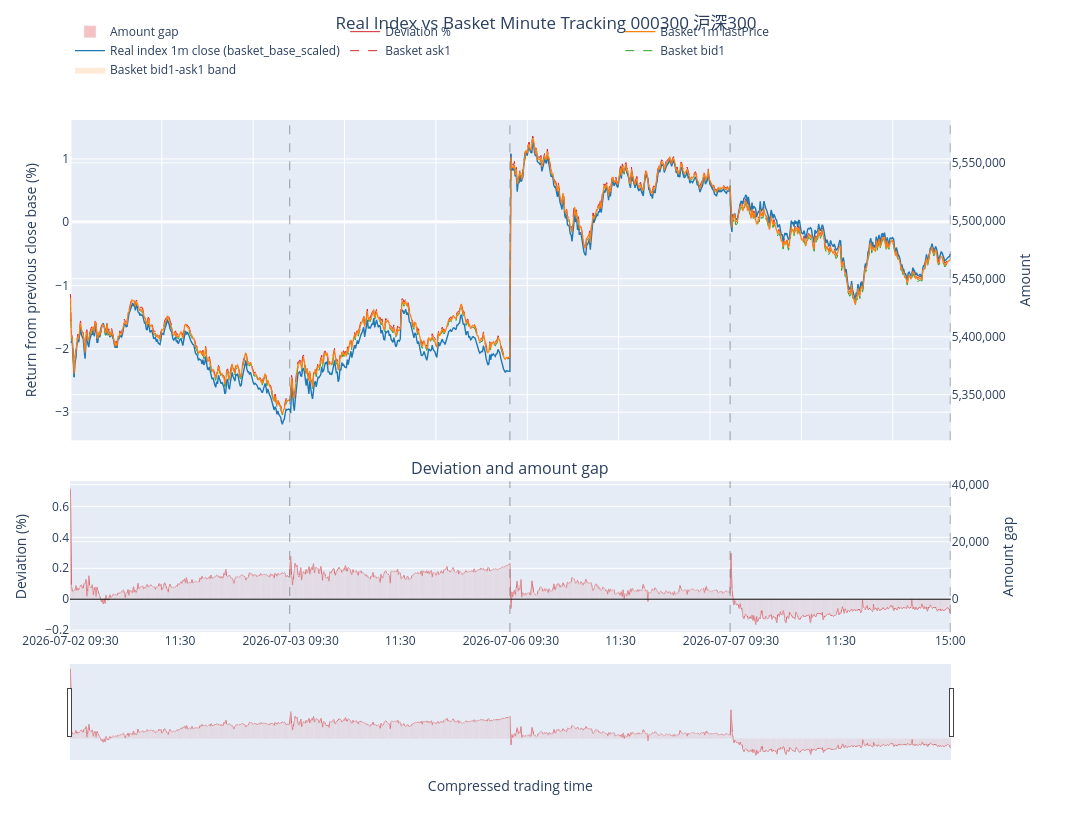

The cell this chart's notebook holds for it:
### Code cell
print("Baseline date:", baseline_date_dash)
print("Using ETF:", using_etf)
print("Weight source:", weight_source)
print("Close weight data date:", closeweight_data_date)
print("Fitting dates:", fitting_date_ls)
print("Adjusting dates:", adjusting_date_ls)
print("Rule file:", rule_file_path)
print("Target stock value:", target_stock_value)
print("Apply corporate actions:", apply_corporate_actions_to_basket)
print("Adjustment allow over budget:", adjustment_allow_over_budget)
print("Adjustment max over budget ratio:", adjustment_max_over_budget_ratio)
print("Real index price caliber:", real_index_price_caliber)
print("Real index amount mode:", real_index_amount_mode)
print("[Daily Tracking Stats]")
display(df_daily_tracking_stats[[
    "fitting_date",
    "diff_mean_pct",
    "diff_std_pct",
    "diff_max_positive_pct",
    "diff_max_negative_pct",
    "diff_pct95_pct",
    "n_minutes",
    "daily_dividend_cash",
    "cumulative_dividend_cash",
    "corporate_action_enabled",
    "real_index_base_price",
    "real_index_price_caliber",
    "real_index_amount_mode",
]])
print("[Quantity Adjustments]:", len(df_quantity_adjustments))
display(df_quantity_adjustments.head(10))
print("[Dividend Records]:", len(df_dividend_records))
display(df_dividend_records.tail(10))
print("[Adjustment Summary]")
display(df_adjustment_summary)
print("[Adjustment Trades]:", len(df_adjustment_trades))
display(df_adjustment_trades.head(10))
print("[Position Schedule]")
display(df_position_schedule.head(5))
print("[Benchmark Base By Date]")
display(df_benchmark_base_by_date)
display(outputs["matplotlib_fig"])
display(outputs["plotly_fig"])

### Figure 1 — Plotly figure (JSON) as saved in the notebook; plotly's stock layout.template omitted (floating-point values rounded to 4 significant figures; data arrays with more than 128 entries replaced by an {"elided": "..."} marker saying what was removed)
{"data": [{"hoverinfo": "skip", "line": {"width": 0}, "mode": "lines", "showlegend": false, "type": "scatter", "x": {"elided": "964 float values"}, "xaxis": "x", "y": {"elided": "964 float values"}, "yaxis": "y"}, {"customdata": {"elided": "964x1 str values"}, "fill": "tonexty", "fillcolor": "rgba(255,127,14,0.16)", "hovertemplate": "Time=%{customdata[0]}<extra></extra>", "line": {"width": 0}, "mode": "lines", "name": "Basket bid1-ask1 band", "type": "scatter", "x": {"elided": "964 float values"}, "xaxis": "x", "y": {"elided": "964 float values"}, "yaxis": "y"}, {"customdata": {"elided": "964x1 str values"}, "hovertemplate": "Time=%{customdata[0]}<br>Return=%{y:.4f}%<extra></extra>", "line": {"color": "#2ca02c", "dash": "dash", "width": 1}, "mode": "lines", "name": "Basket bid1", "type": "scatter", "x": {"elided": "964 float values"}, "xaxis": "x", "y": {"elided": "964 float values"}, "yaxis": "y"}, {"customdata": {"elided": "964x1 str values"}, "hovertemplate": "Time=%{customdata[0]}<br>Return=%{y:.4f}%<extra></extra>", "line": {"color": "#d62728", "dash": "dash", "width": 1}, "mode": "lines", "name": "Basket ask1", "type": "scatter", "x": {"elided": "964 float values"}, "xaxis": "x", "y": {"elided": "964 float values"}, "yaxis": "y"}, {"customdata": {"elided": "964x2 mixed values"}, "hovertemplate": "Time=%{customdata[0]}<br>Return=%{y:.4f}%<br>Amount=%{customdata[1]:,.2f}<extra></extra>", "line": {"color": "#1f77b4", "width": 1.4}, "mode": "lines", "name": "Real index 1m close (basket_base_scaled)", "type": "scatter", "x": {"elided": "964 float values"}, "xaxis": "x", "y": {"elided": "964 float values"}, "yaxis": "y"}, {"customdata": {"elided": "964x2 mixed values"}, "hovertemplate": "Time=%{customdata[0]}<br>Return=%{y:.4f}%<br>Amount=%{customdata[1]:,.2f}<extra></extra>", "line": {"color": "#ff7f0e", "width": 1.2}, "mode": "lines", "name": "Basket 1m lastPrice", "type": "scatter", "x": {"elided": "964 float values"}, "xaxis": "x", "y": {"elided": "964 float values"}, "yaxis": "y"}, {"hoverinfo": "skip", "line": {"width": 0}, "mode": "lines", "opacity": 0, "showlegend": false, "type": "scatter", "x": {"elided": "964 float values"}, "xaxis": "x", "y": {"elided": "964 float values"}, "yaxis": "y2"}, {"hoverinfo": "skip", "line": {"width": 0}, "mode": "lines", "opacity": 0, "showlegend": false, "type": "scatter", "x": {"elided": "964 float values"}, "xaxis": "x", "y": {"elided": "964 float values"}, "yaxis": "y2"}, {"customdata": {"elided": "964x2 mixed values"}, "hovertemplate": "Time=%{customdata[0]}<br>Deviation=%{y:.4f}%<br>Amount gap=%{customdata[1]:,.2f}<extra></extra>", "line": {"color": "#d62728", "width": 1}, "mode": "lines", "name": "Deviation %", "type": "scatter", "x": {"elided": "964 float values"}, "xaxis": "x2", "y": {"elided": "964 float values"}, "yaxis": "y3"}, {"customdata": {"elided": "964x1 str values"}, "hovertemplate": "Time=%{customdata[0]}<br>Amount gap=%{y:,.2f}<extra></extra>", "marker": {"color": "rgba(214,39,40,0.28)"}, "name": "Amount gap", "type": "bar", "x": {"elided": "964 float values"}, "xaxis": "x2", "y": {"elided": "964 float values"}, "yaxis": "y4"}], "layout": {"annotations": [{"font": {"size": 16}, "showarrow": false, "text": "Deviation and amount gap", "x": 0.47, "xanchor": "center", "xref": "paper", "y": 0.2944, "yanchor": "bottom", "yref": "paper"}], "height": 840, "hovermode": "x unified", "legend": {"orientation": "h", "x": 0, "xanchor": "left", "y": 1.07, "yanchor": "bottom"}, "margin": {"b": 80, "l": 70, "r": 85, "t": 120}, "shapes": [{"line": {"color": "rgba(120,120,120,0.7)", "dash": "dash", "width": 1}, "type": "line", "x0": 240, "x1": 240, "xref": "x", "y0": 0, "y1": 1, "yref": "y domain"}, {"line": {"color": "rgba(120,120,120,0.7)", "dash": "dash", "width": 1}, "type": "line", "x0": 240, "x1": 240, "xref": "x2", "y0": 0, "y1": 1, "yref": "y3 domain"}, {"line": {"color": "rgba(120,120,120,0.7)", "dash": "dash", "width": 1}, "type": "line", "x0": 481, "x1": 481, "xref": "x", "y0": 0, "y1": 1, "yref": "y domain"}, {"line": {"color": "rgba(120,120,120,0.7)", "dash": "dash", "width": 1}, "type": "line", "x0": 481, "x1": 481, "xref": "x2", "y0": 0, "y1": 1, "yref": "y3 domain"}, {"line": {"color": "rgba(120,120,120,0.7)", "dash": "dash", "width": 1}, "type": "line", "x0": 722, "x1": 722, "xref": "x", "y0": 0, "y1": 1, "yref": "y domain"}, {"line": {"color": "rgba(120,120,120,0.7)", "dash": "dash", "width": 1}, "type": "line", "x0": 722, "x1": 722, "xref": "x2", "y0": 0, "y1": 1, "yref": "y3 domain"}, {"line": {"color": "rgba(120,120,120,0.7)", "dash": "dash", "width": 1}, "type": "line", "x0": 963, "x1": 963, "xref": "x", "y0": 0, "y1": 1, "yref": "y domain"}, {"line": {"color": "rgba(120,120,120,0.7)", "dash": "dash", "width": 1}, "type": "line", "x0": 963, "x1": 963, "xref": "x2", "y0": 0, "y1": 1, "yref": "y3 domain"}, {"line": {"color": "black", "width": 1}, "type": "line", "x0": 0, "x1": 1, "xref": "x2 domain", "y0": 0, "y1": 0, "yref": "y3"}], "title": {"text": "Real Index vs Basket Minute Tracking 000300 沪深300", "x": 0.5, "y": 0.98}, "width": 1350, "xaxis": {"anchor": "y", "domain": [0, 0.94], "matches": "x2", "showticklabels": false}, "xaxis2": {"anchor": "y3", "domain": [0, 0.94], "rangeslider": {"visible": true}, "tickmode": "array", "ticktext": ["2026-07-02\n09:30", "11:30", "2026-07-03\n09:30", "11:30", "2026-07-06\n09:30", "11:30", "2026-07-07\n09:30", "11:30", "15:00"], "tickvals": [0, 120, 241, 361, 482, 602, 723, 843, 963], "title": {"text": "Compressed trading time"}}, "yaxis": {"anchor": "x", "domain": [0.3744, 1], "title": {"text": "Return from previous close base (%)"}}, "yaxis2": {"anchor": "x", "overlaying": "y", "side": "right", "tickformat": ",.0f", "title": {"text": "Amount"}}, "yaxis3": {"anchor": "x2", "domain": [0, 0.2944], "title": {"text": "Deviation (%)"}}, "yaxis4": {"anchor": "x2", "overlaying": "y3", "side": "right", "tickformat": ",.0f", "title": {"text": "Amount gap"}}}}
